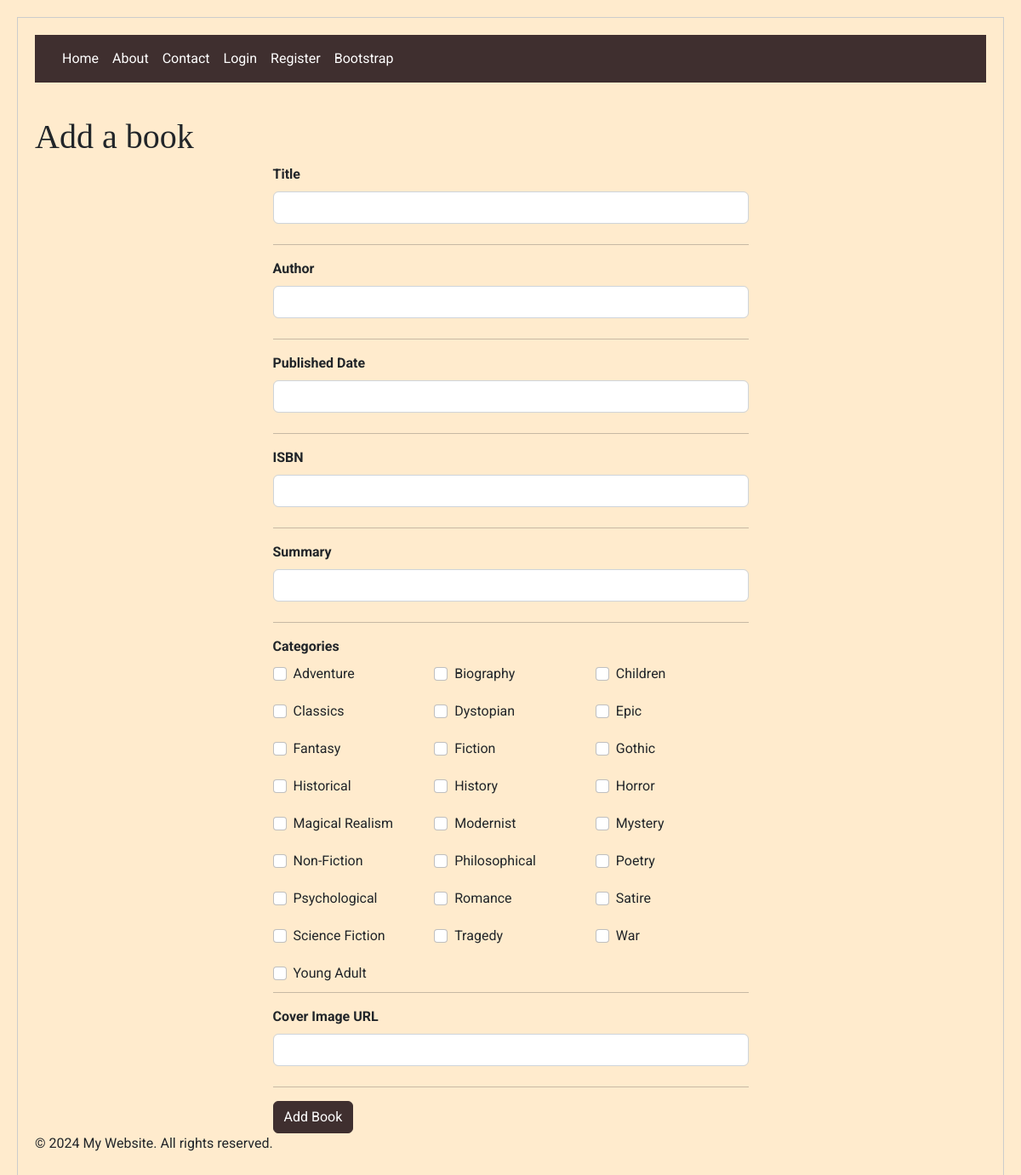
The page /add_book on the database its author committed.
### models.py (models this page shows)
class Category(db.Model):
    __tablename__ = 'categories'
    category_id = db.Column(db.Integer, primary_key=True)
    category_name = db.Column(db.String(50), nullable=False, unique=True)
    books = db.relationship('BookCategory', backref='category', lazy=True)

### app.py (the view, shortened to what this page needs)
    @app.route('/add_book', methods=['GET', 'POST'])
    def add_book():
        form = BookForm()
        return render_template('add_book.html', form=form)

### forms.py
class BookForm(FlaskForm):
    title = StringField('Title', validators=[DataRequired()])
    author = StringField('Author', validators=[DataRequired()])
    published_date = StringField('Published Date', validators=[DataRequired()])
    isbn = StringField('ISBN', validators=[Optional(), Length(min=10, max=13)])
    summary = StringField('Summary', validators=[DataRequired()])
    cover_image_url = StringField('Cover Image URL')
    categories = SelectMultipleField('Categories', coerce=int, option_widget=widgets.CheckboxInput())
    submit = SubmitField('Add Book')
    def __init__(self, *args, **kwargs):
        super(BookForm, self).__init__(*args, **kwargs)
        self.categories.choices = [(category.category_id, category.category_name) for category in Category.query.all()]

### templates/add_book.html (shortened to what this page needs)
{% extends "base.html" %}
{% set page_title = "Add a book" %}
{% block content %}
<form class="long-form" method="POST" class="form" action="{{ url_for('add_book') }}" enctype="multipart/form-data">
    {{ form.title.label(class="form-label") }}<br>
    {{ form.title(class_='form-control', id='title') }}<br>
    <hr>
    {{ form.author.label(class="form-label") }}<br>
    {{ form.author(class_='form-control', id='author') }}<br>
    <hr>
    {{ form.published_date.label(class="form-label") }}<br>
    {{ form.published_date(class_='form-control', id='published_date') }}<br>
    <hr>
    {{ form.isbn.label(class="form-label") }}<br>
    {{ form.isbn(class_='form-control', id='isbn') }}<br>
    <hr>
    {{ form.summary.label(class="form-label") }}<br>
    {{ form.summary(class_='form-control', id='summary', rows=5, cols=40) }}<br>
    <hr>
    {{ form.categories.label(class='categories-label form-label') }}<br>
    <div class="categories">
        {% for subfield in form.categories|sort(attribute='label.text') %}
            <div class="form-check">
                {{ subfield(class_='form-check-input') }}
                {{ subfield.label(class_='form-check-label') }}
            </div>
        {% endfor %}
    </div>
    <hr>
    {{ form.cover_image_url.label(class="form-label") }}<br>
    {{ form.cover_image_url(class_='form-control', id='cover_image_url') }}<br>
    <hr>
    {{ form.submit(class_='btn btn-primary') }}
</form>
{% endblock %}

### templates/base.html (shortened to what this page needs)
<!DOCTYPE html>
<html>
<head>
    <link rel="stylesheet" href="{{ url_for('static', filename='css/bootstrap_styles.css') }}">
    <link rel="stylesheet" href="{{ url_for('static', filename='css/style.css') }}">
</head>
<body>
    <nav class="navbar navbar-expand-lg navbar-light bg-light">
        <ul class="navbar-nav me-auto mb-2 mb-lg-0 ms-lg-4">
            <li class="nav-item"><a class="nav-link" href="{{ url_for('home') }}">Home</a></li>
            <li class="nav-item"><a class="nav-link" href="{{ url_for('about') }}">About</a></li>
            <li class="nav-item"><a class="nav-link" href="{{ url_for('contact') }}">Contact</a></li>
            {% if current_user.is_authenticated %}
                <li class="nav-item"><a class="nav-link" href="{{ url_for('add_book') }}">Add Book</a></li>
                <li class="nav-item"><a class="nav-link" href="{{ url_for('logout') }}">Logout</a></li>
            {% else %}
                <li class="nav-item"><a class="nav-link" href="{{ url_for('login') }}">Login</a></li>
                <li class="nav-item"><a class="nav-link" href="{{ url_for('register') }}">Register</a></li>
            {% endif %}
            <li class="nav-item"><a class="nav-link" href="{{ url_for('bootstrap') }}">Bootstrap</a></li>
        </ul>
    </nav>
    <header>
        <h1>{{ page_title }}</h1>
    </header>
    <main>
        {% block content %}{% endblock %}
    </main>
    <footer>
        <p>&copy; {{ current_year }} My Website. All rights reserved.</p>
    </footer>
</body>
</html>

### static/css/style.css (style rules this page uses)
body { margin: 20px; padding: 20px; border: 1px solid #ccc; box-sizing: border-box; background-color: blanchedalmond; font-family: 'Roboto', sans-serif; }
h1 { font-family: 'Playfair Display', serif; margin-top: 1em; }
#title, #author, #published_date, #isbn, #summary, #categories, #cover_image_url { margin-bottom: 15px; }
.btn-primary { background-color: #007bff; border-color: #007bff; }
.navbar { background-color: #3F2F2F !important; }
.nav-link { color: white !important; }
.btn { background-color: #3F2F2F; border-color: #3F2F2F; color: white; }
.long-form { width: 50%; margin: 0 auto; }
.categories { display: grid; grid-template-columns: repeat(3, 1fr); gap: 10px; }
.categories .form-check { margin-bottom: 10px; }
.form-label { font-weight: bold; }
.form-control { margin-bottom: 0px !important; }
hr { margin-top: 0 !important; }

### rows shown on the page
Category: label "Adventure"
Category: label "Biography"
Category: label "Children"
Category: label "Classics"
Category: label "Dystopian"
Category: label "Epic"
Category: label "Fantasy"
Category: label "Fiction"
Category: label "Gothic"
Category: label "Historical"
Category: label "History"
Category: label "Horror"
Category: label "Magical Realism"
Category: label "Modernist"
Category: label "Mystery"
Category: label "Non-Fiction"
Category: label "Philosophical"
Category: label "Poetry"
Category: label "Psychological"
Category: label "Romance"
Category: label "Satire"
Category: label "Science Fiction"
Category: label "Tragedy"
Category: label "War"
Category: label "Young Adult"

### other values the page prints
{{ page_title }} "Add a book"
